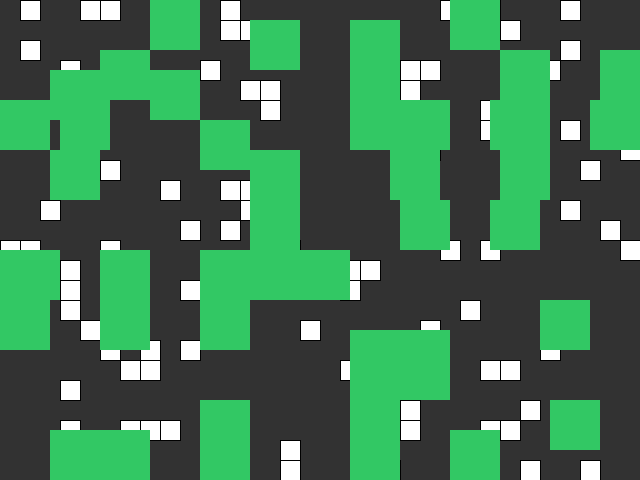
Frame 1 (no input)
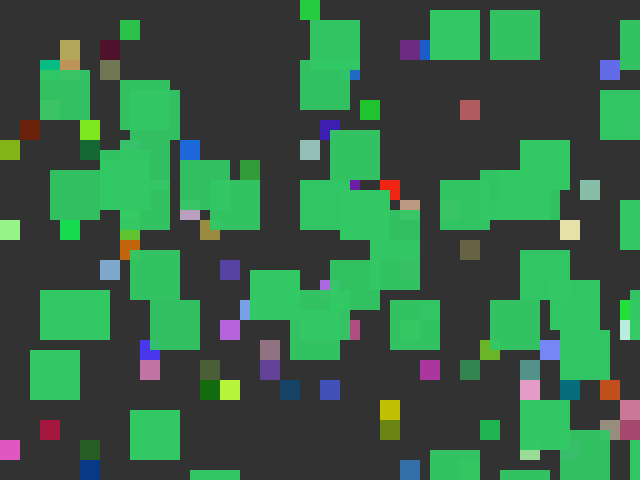
Frame 60 (the mouse pressed at the canvas centre just before this capture)
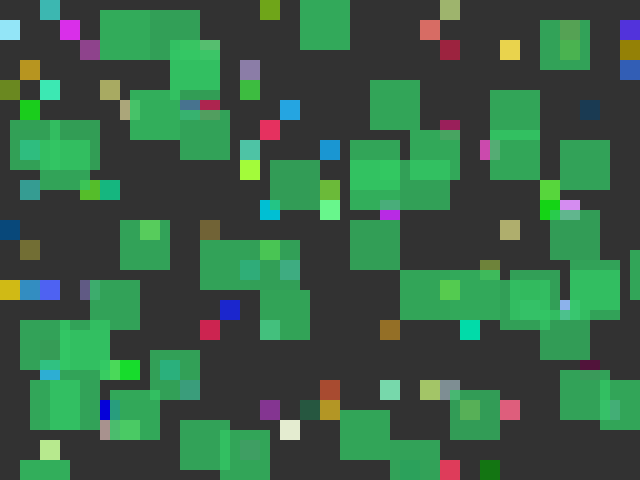
Frame 120 (the mouse held since frame 60 and released just before this capture)

The Processing sketch that drew these frames (run headless with seeded random() and noise(); from frame 60 on, the mouse is pressed at the canvas centre):

// Processing sketch: Excercise05
// ── Excercise05.pde
// Griddies
// by Pippin Barr
// MODIFIED BY: Jason Passalacqua
//
// A simple artificial life system on a grid. The "griddies" are squares that move
// around randomly, using energy to do so. They gain energy by overlapping with
// other griddies. If a griddie loses all its energy it dies.

// The size of a single grid element
int gridSize = 20;
// An array storing all the griddies
Griddie[] griddies = new Griddie[100];

int eiddirgSize = 50;

Eiddirg[] eiddirgs = new Eiddirg[50];

// setup()
//
// Set up the window and the griddies

void setup() {
  // Set up the window size and framerate (lower so we can watch easier)
  //
  size(640, 480);
  frameRate(10);

  // QUESTION: What does this for loop do?
  //A: Sets up the griddies from the array for creating the random griddies in random areas of the screen
  for (int i = 0; i < griddies.length; i++) {
    int x = floor(random(0, width/gridSize));
    int y = floor(random(0, height/gridSize));
    griddies[i] = new Griddie(x * gridSize, y * gridSize, gridSize);
  }

for (int i = 0; i < eiddirgs.length; i++) {
    int x = floor(random(0, width/eiddirgSize));
    int y = floor(random(0, height/eiddirgSize));
    eiddirgs[i] = new Eiddirg(x * eiddirgSize, y * eiddirgSize, eiddirgSize);
  }
}

// draw()
//
// Update all the griddies, check for collisions between them, display them.

void draw() {
  background(50);

  // We need to loop through all the griddies one by one
  for (int i = 0; i < griddies.length; i++) {

    // Update the griddies
    griddies[i].update();


    // Now go through all the griddies a second time...
    for (int j = 0; j < griddies.length; j++) {
      // QUESTION: What is this if-statement for?
      // A: Checks if griddies j and i are not the same 
      if (j != i) {
        // QUESTION: What does this line check?
        // A: Checks if griddies i and j collide
        griddies[i].collide(griddies[j]);
      }
    }
    
    // Display the griddies
    griddies[i].display();
  }

for (int i = 0; i < eiddirgs.length; i++) {
    eiddirgs[i].update();

    for (int j = 0; j < eiddirgs.length; j++) {

      if (j != i) {
        eiddirgs[i].collide(eiddirgs[j]);
      }
    }

    // Display the eiddirgs
    eiddirgs[i].display();
  }
}
// ── Eiddirg.pde
// Eiddirg
//
// A class defining the behaviour of a single Eiddirg
// which can move randomly in the window (within the grid),
// loses energy per move, gains energy from overlapping and gets bigger

class Eiddirg {
  
  // Position, size, energy, and fill color
  int x;
  int y;
  int size;
  int energy;
  color fill = color (50,200,100);
  
  // Limits for energy level and gains/losses    
  int maxEnergy = 300;
  int moveEnergy = -1;
  int collideEnergy = 5;

 // Eiddirg(tempX, tempY, tempSize)
 //
 // Set up the Eiddirg with the specified location and size
 // Initialise energy to the maximum  
 Eiddirg (int tempX, int tempY, int tempSize) {
    x = tempX;
    y = tempY;
    size = tempSize;
    energy = maxEnergy;
  }
  
  // update()
  //
  // Move the Eiddirg and update its energy levels
  void update() {
    // If the energy level reaches 0, the eiddirgs come back 
    if (energy == 0) {
      // comes back with 300 energy when they die
      energy = 300;
      // adds 60 fill when they die
      fill += 60;
      // plus 40 size when they die 
      size += 40;
      return;
    }
    // Eiddirgs move in random X or Y directions on the grid by 2
    int xMoveType = floor(random(-5, 5));
    int yMoveType = floor(random(-5, 5));
    x += size * xMoveType;
    y += size * yMoveType;
     // Makes sure that the Eiddirg stay inside the window by moviong them back in if out width/height
     if (x < 0) {
      x += width;
    } else if (x >= width) {
      x -= width;
    }
    if (y < 0) {
      y += height;
    } else if (y >= height) {
      y -= height;
    }
    
    // Update the Eiddirg's energy
    // Note that moveEnergy is negative, so this _loses_ energy
    energy += moveEnergy;
    // Constrain the Eiddirg energy level to be within the defined bounds
    energy = constrain(energy, 0, maxEnergy);
  }
  
  
  // collide(other)
  //
  // Checks for collision with the other Eiddirg
  // and updates energy level
  
  void collide(Eiddirg other) {
        // If a Eiddirg colides with one that has died, it wont gain energy
        if (energy == 0 || other.energy == 0) {
      return;
    }
    
    //Checks if Eiddirgs colide with each other
    //if it does than it gains energy
    if (x == other.x && y == other.y) {
      // Increase this Eiddirg's energy
      energy += collideEnergy;
      // Constrain the energy level to be within bounds
      energy = constrain(energy, 0, maxEnergy);    
      }
    } 
    
  // display()
  //
  // Draw the Eiddirg on the screen as a rectangle
  void display() {
  //  Fills color red, changes opacity depending on level of energy 
    fill(fill, energy);
    //noStroke();
    noStroke();
    rect(x, y, size, size);
  }
}
    
    
    
    
    
    
    
    
    
    
    
    
    
// ── Griddie.pde
// Griddie
//
// A class defining the behaviour of a single Griddie
// which can move randomly in the window (within the grid),
// loses energy per move, and gains energy from overlapping
// with another Griddie.

class Griddie {
  // Limits for energy level and gains/losses
  int maxEnergy = 255;
  int moveEnergy = -1;
  int collideEnergy = 10;
  
  // Position, size, energy, and fill color
  int x;
  int y;
  int size;
  int energy;
  color fill = color(255,0,0);
  
  float time;
  float timeInterval;
  

  // Griddie(tempX, tempY, tempSize)
  //
  // Set up the Griddie with the specified location and size
  // Initialise energy to the maximum
  Griddie(int tempX, int tempY, int tempSize) {
    x = tempX;
    y = tempY;
    size = tempSize;
    energy = maxEnergy;
  }

  // update()
  //
  // Move the Griddie and update its energy levels
  void update() {
   
    time = millis();
    timeInterval = 2000;
        
    // QUESTION: What is this if-statement for?
    // A: If the energy level reaches 0, the griddie dies  
    if (energy == 0) {
      return;
    }
    
    // QUESTION: How does the Griddie movement updating work?
    //A: Griddies move in random X or Y directions on the grid 
    int xMoveType = floor(random(-1,2));
    int yMoveType = floor(random(-1,2));
    x += size * xMoveType;
    y += size * yMoveType;
    
    // QUESTION: What are these if statements doing?
    // A: Makes sure that the Griddies stay inside the window by moviong them back in if out width/height
    if (x < 0) {
      x += width;
    }
    else if (x >= width) {
      x -= width;
    }
    if (y < 0) {
      y += height;
    }
    else if (y >= height) {
      y -= height;
    }

    // Update the Griddie's energy
    // Note that moveEnergy is negative, so this _loses_ energy
    energy += moveEnergy;
    
    // Constrain the Griddies energy level to be within the defined bounds
    energy = constrain(energy,0,maxEnergy);
  }

  // collide(other)
  //
  // Checks for collision with the other Griddie
  // and updates energy level
  
  void collide(Griddie other) {
    // QUESTION: What is this if-statement for?
    // A: If a Griddie colides with one that has died, it wont gain energy
    if (energy == 0 || other.energy == 0) {
      return;
    }
    
    // QUESTION: What does this if-statement check?
    // A: Checks if Griddies colide with each other
    // A: if it does than it gains energy
    if (x == other.x && y == other.y) {
      // Increase this Griddie's energy
      energy += collideEnergy;
      // Constrain the energy level to be within bounds
      energy = constrain(energy,0,maxEnergy);
    }
  }
 
  //CHANGED
  // colorShift()
  //
  // Changes the griddies color based on a 2 second interval timer
  
  void colorShift()
  {
     // CHANGED - Checks if milliseconds is greater than 2sec
     if (millis() > timeInterval)
    {
      //CHANGED - if it is than it changes colors 
      time = millis();
      fill(random(0,255),random(0,255),random(0,255), energy);
    }
  }
  
  // display()
  //
  // Draw the Griddie on the screen as a rectangle
  
  void display() {
    // QUESTION: What does this fill line do?
    //A: Fills color red, changes opacity depending on level of energy 
  //CHANGED - shifts to random colors based on timer   
  colorShift();   
  rect(x, y, size, size);
  } 
}
